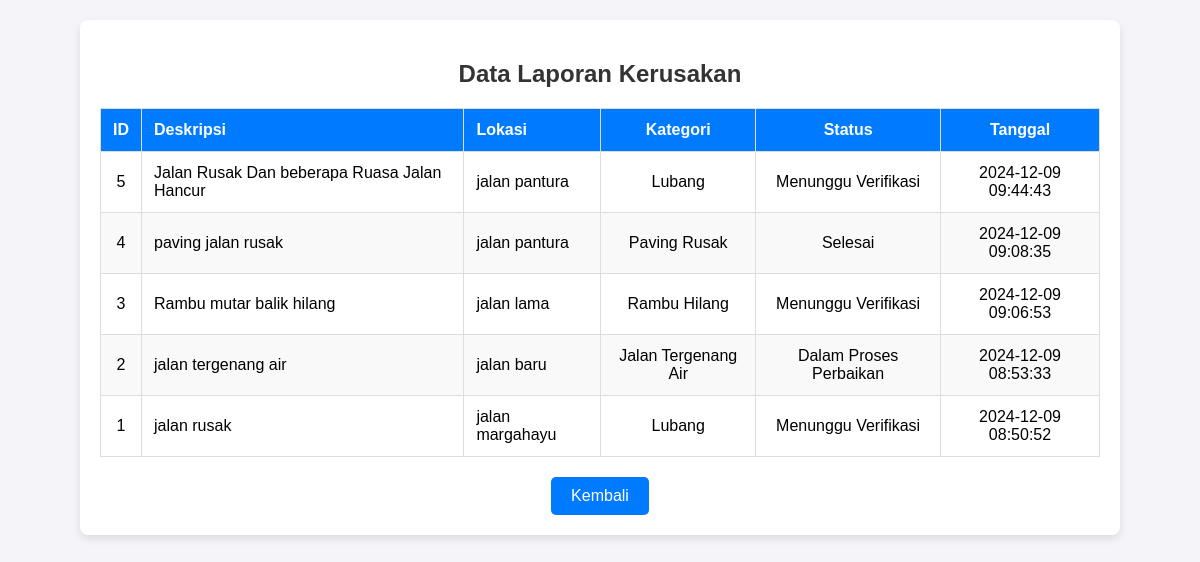
Page /tabel.php on the committed database.
### tables this page shows
CREATE TABLE `laporan_kerusakan` (
  `id` int(11) NOT NULL,
  `deskripsi` text NOT NULL,
  `lokasi` varchar(255) NOT NULL,
  `kategori` varchar(50) NOT NULL,
  `status` varchar(50) NOT NULL,
  `tanggal` timestamp NOT NULL DEFAULT current_timestamp()
);

### tabel.php (the view, shortened to what this page needs)
<?php
$servername = "localhost";
$username = "root";
$password = "";
$dbname = "trackify";
$conn = new mysqli($servername, $username, $password, $dbname);
$sql = "SELECT id, deskripsi, lokasi, kategori, status, tanggal FROM laporan_kerusakan ORDER BY tanggal DESC";
$result = $conn->query($sql);
?>
<!DOCTYPE html>
<html lang="id">
<head>
</head>
<body>
<div class="container">
    <h2>Data Laporan Kerusakan</h2>
    <table>
        <thead>
        <tr>
            <th class="center">ID</th>
            <th>Deskripsi</th>
            <th>Lokasi</th>
            <th class="center">Kategori</th>
            <th class="center">Status</th>
            <th class="center">Tanggal</th>
        </tr>
        </thead>
        <tbody>
        <?php if ($result->num_rows > 0): ?>
            <?php while ($row = $result->fetch_assoc()): ?>
                <tr>
                    <td data-label="ID" class="center"><?php echo $row['id']; ?></td>
                    <td data-label="Deskripsi"><?php echo htmlspecialchars($row['deskripsi']); ?></td>
                    <td data-label="Lokasi"><?php echo htmlspecialchars($row['lokasi']); ?></td>
                    <td data-label="Kategori" class="center"><?php echo htmlspecialchars($row['kategori']); ?></td>
                    <td data-label="Status" class="center"><?php echo htmlspecialchars($row['status']); ?></td>
                    <td data-label="Tanggal" class="center"><?php echo htmlspecialchars($row['tanggal']); ?></td>
                </tr>
            <?php endwhile; ?>
        <?php else: ?>
            <tr>
                <td colspan="6" class="center">Tidak ada laporan</td>
            </tr>
        <?php endif; ?>
        </tbody>
    </table>
    <div class="back-btn">
        <a href="index.php">Kembali</a>
    </div>
</div>
</body>
</html>

### tabel.php (style rules this page uses)
body { font-family: 'Arial', sans-serif; background-color: #f4f4f9; margin: 0; padding: 20px; }
.container { max-width: 1000px; margin: 0 auto; background: #fff; padding: 20px; border-radius: 8px; box-shadow: 0 4px 8px rgba(0, 0, 0, 0.1); }
h2 { text-align: center; color: #333; margin-bottom: 20px; }
table { width: 100%; border-collapse: collapse; margin-top: 20px; font-size: 16px; }
thead th { background-color: #007BFF; color: white; text-align: left; padding: 12px; }
tbody tr:nth-child(even) { background-color: #f9f9f9; }
td, th { padding: 12px; border: 1px solid #ddd; }
td.center, th.center { text-align: center; }
.back-btn { margin-top: 20px; text-align: center; }
.back-btn a { display: inline-block; background: #007BFF; color: white; padding: 10px 20px; text-decoration: none; border-radius: 5px; transition: background 0.3s; }

### rows in the picture
laporan_kerusakan: id "5", deskripsi "Jalan Rusak Dan beberapa Ruasa Jalan Hancur", lokasi "jalan pantura", kategori "Lubang", status "Menunggu Verifikasi", tanggal "2024-12-09 09:44:43"
laporan_kerusakan: id "4", deskripsi "paving jalan rusak", lokasi "jalan pantura", kategori "Paving Rusak", status "Selesai", tanggal "2024-12-09 09:08:35"
laporan_kerusakan: id "3", deskripsi "Rambu mutar balik hilang", lokasi "jalan lama", kategori "Rambu Hilang", status "Menunggu Verifikasi", tanggal "2024-12-09 09:06:53"
laporan_kerusakan: id "2", deskripsi "jalan tergenang air", lokasi "jalan baru", kategori "Jalan Tergenang Air", status "Dalam Proses Perbaikan", tanggal "2024-12-09 08:53:33"
laporan_kerusakan: id "1", deskripsi "jalan rusak", lokasi "jalan margahayu", kategori "Lubang", status "Menunggu Verifikasi", tanggal "2024-12-09 08:50:52"
